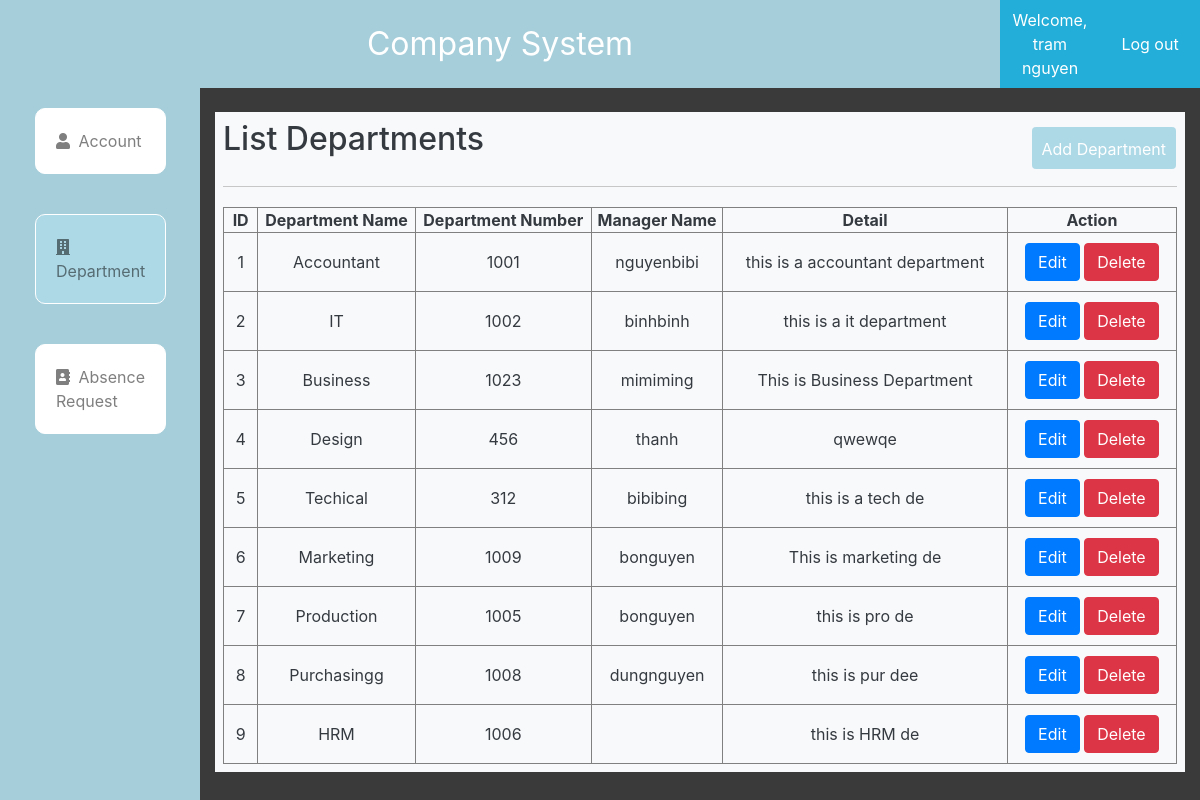
/admin/department.php (signed in), run on the app's committed database.
### tables this page shows
CREATE TABLE `department` (
  `id` int(11) NOT NULL,
  `name` varchar(255) NOT NULL,
  `number_room` int(11) NOT NULL,
  `manager_user` varchar(255) NOT NULL,
  `detail` varchar(255) NOT NULL
);

### admin/db.php (called while the page is built, shortened)
<?php
    function open_database(){
        $conn = new mysqli(HOST,USER,PASS,DB);
        return $conn;
    }
    function get_departments(){
        $sql = "select * from department ";
        $conn = open_database();
        $result = $conn->query($sql);
        $data = array();
        if($result->num_rows==0){
            return array('code'=>2,'error'=>'Database is empty');
        }else{
            while($row = $result->fetch_assoc()){
                $data[] = $row;
            }
        }
        return array('code'=>0,'data'=>$data);
    }
?>

### admin/department.php (the view, shortened to what this page needs)
<?php
	require_once('db.php');
?>
<!DOCTYPE html>
<html lang="en">
<head>
	<link rel="stylesheet" href="https://maxcdn.bootstrapcdn.com/bootstrap/4.5.2/css/bootstrap.min.css">
	<link rel="stylesheet" href="https://use.fontawesome.com/releases/v5.7.2/css/all.css"
>
	<link rel="stylesheet" href="style2.css">
</head>
<body>
    <div class="container-fluid admin-section-header">
        <div class="row">
			<div class="col-sm-12 col-md-10 col-lg-10 col-xl-10 admin-logo">
				Company System
			</div>
			<div class="col-sm-12 col-md-1 col-lg-1 col-xl-1 admin-login-info">
					<a href="#">Welcome, <?= $_SESSION['name'] ?></a>
			</div>
			<div class="col-sm-12 col-md-1 col-lg-1 col-xl-1 admin-login-info">
					<a href="../logout.php">Log out</a>
			</div>
		</div>
		<div class="row h-100">
			<div class="  col-md-2 col-lg-2 col-xl-2  admin-section1">
				<nav class="  navbar-expand-lg navbar-light  ">
					<div class="collapse navbar-collapse" id="navbarSupportedContent">
						<ul class="navbar-nav" style="flex-direction: column;">
							<li class="nav-item ">
								<a class="nav-link p20" href="index.php"><i class="fas fa-user"></i>  Account </a>
							</li>
							<li class="nav-item active-menu">
								<a class="nav-link p20" href="department.php"> <i class="fas fa-building"></i>  Department</a>
							</li>
							<li class="nav-item">
								<a class="nav-link p20" href="dayoff.php"><i class="fas fa-address-book"></i>  Absence Request</a>
							</li>
						</ul>
					</div>
				</nav>
			</div>
			<div class="col-md-10 col-lg-10 col-xl-10  ">
				<div class="bg-light mt-4 text-dark p-2" style="width: 100%; overflow-x:scroll">
					<div class="admin-panel-section-header">
						<h2>List Departments</h2>
						<a class="addbtn"  data-toggle="modal" data-target="#add-department">Add Department</a>
					</div>
					<table class="table-hover text-center pc-table"   border="1" >
						<tr class="header">
							<th>ID </th>
							<th>Department Name</th>
							<th>Department Number </th>
							<th>Manager Name</th>
							<th>Detail</th>
							<th>Action</th>
						</tr>
						<tbody id="tbody">
						<?php
							$result = get_departments();
							if($result['code'] == 0){
								$data = $result['data'];
								foreach($data as $row){
									?>
									<tr class="item">
										<td><?= $row['id'] ?></td>
										<td><?= $row['name'] ?></td>
										<td><?= $row['number_room'] ?></td>
										<td>
											<?= $row['manager_user'] ?>
										</td>
										<td><?= $row['detail'] ?></td>
										<td >
											<a
												class="btn btn-primary bg-primary"
												data-toggle="modal"
												data-target="#edit-department-detail"
												onclick="handleTransferToUpdate('<?= $row['id'] ?>','<?= $row['name'] ?>','<?= $row['number_room'] ?>','<?= $row['manager_user'] ?>','<?= $row['detail'] ?>')"
											>
												Edit
											</a>
											<a href="#"
													class="btn btn-danger"
													onclick="handleTransferToDelete('<?= $row['name'] ?>','<?= $row['id'] ?>')"
													data-toggle="modal"
													data-target="#delete-department"
												>Delete</a>
										</td>
									</tr>
									<?php
								}
							}
						?>
						</tbody>
					</table>
				</div>
			</div>
		</div>
    </div>
								<?php
									$select_maname = select_manager_name();
									if($select_maname['code'] == 0){
										$data = $select_maname['data'];
										print_r($data);
											?>
											<?php
									}
								?>
</body>
</html>

### admin/style2.css (style rules this page uses)
* { margin: 0; padding: 0; box-sizing: border-box; }
body { background-color: lightblue; height: 100vh; }
.admin-section-header { color: #FFF; background-color: #3a3a3a; }
.admin-logo { text-align: center; padding: 20px; background-color: #a6ceda; font-size: 2rem; }
.admin-login-info { background-color: #22aed8; display: flex; justify-content: center; text-align: center; align-items: center; }
.admin-login-info a { color: white !important; }
.h-100 { height: 100vh !important; }
.admin-section1 { background-color: #a6ceda; }
.admin-section1 ul li { list-style: none; color: black; transition: all 0.3s ease; position: relative; cursor: pointer; border: 1px solid white; background-color: white; margin: 20px 20px; border-radius: 10px; }
.p20 { padding: 20px !important; align-items: center; overflow-x: hidden; }
.p20 i { margin-right: 4px; }
td { padding: 10px ; }
.addbtn { position: absolute; right: 24px; border-radius: 4px; border: none; padding: 10px; margin-top: 10px; text-align: center; background-color: lightblue; color: #FFF; transition: all 0.7s ease; cursor: pointer; height: 42px; }
.admin-panel-section-header { display: flex; align-items: center; justify-content: flex-start; padding-bottom: 20px; border-bottom: #c7c7c7 1px solid; }
.active-menu { background-color: lightblue !important; }
.pc-table { width: 100%; margin-top:20px; }

### data on the page
department: id "1", name "Accountant", number_room "1001", manager_user "nguyenbibi", detail "this is a accountant department"
department: id "2", name "IT", number_room "1002", manager_user "binhbinh", detail "this is a it department"
department: id "3", name "Business", number_room "1023", manager_user "mimiming", detail "This is Business Department"
department: id "4", name "Design", number_room "456", manager_user "thanh", detail "qwewqe"
department: id "5", name "Techical", number_room "312", manager_user "bibibing", detail "this is a tech de"
department: id "6", name "Marketing", number_room "1009", manager_user "bonguyen", detail "This is marketing de"
department: id "7", name "Production", number_room "1005", manager_user "bonguyen", detail "this is pro de"
department: id "8", name "Purchasingg", number_room "1008", manager_user "dungnguyen", detail "this is pur dee"
department: id "9", name "HRM", number_room "1006", detail "this is HRM de"

### other printed values
$_SESSION['name'] "tram nguyen"
